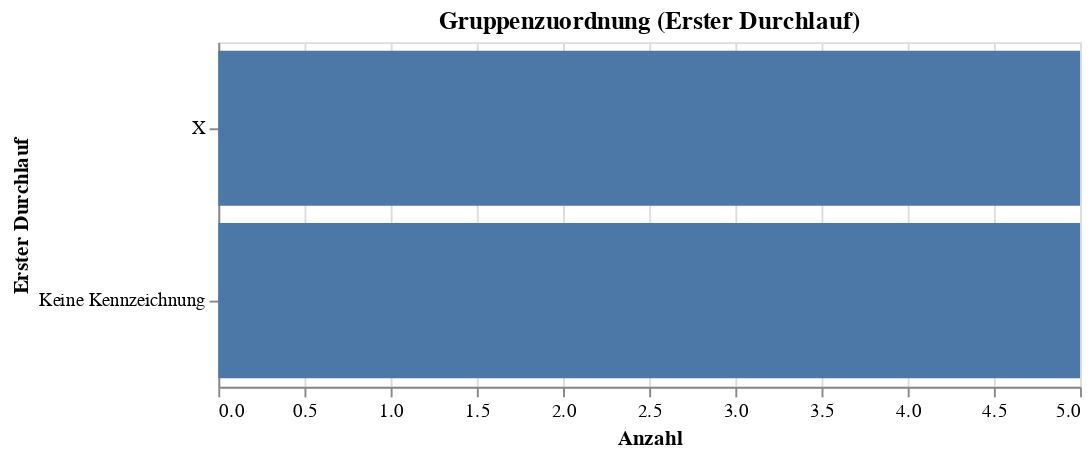

The notebook cell saved with this chart:
### Code cell
# -----------------------------
# 7) Gruppenzuordnung (Erster Durchlauf)
# -----------------------------
first_run_col = "Erster Durchlauf"
first_run = df[first_run_col].fillna("Keine Kennzeichnung").value_counts().rename_axis("first_run").reset_index(name="count")
first_run["percent"] = (first_run["count"] / len(df) * 100).round(1)

first_run_chart = alt.Chart(first_run).mark_bar().encode(
    x=alt.X("count:Q", title="Anzahl"),
    y=alt.Y("first_run:N", title="Erster Durchlauf", sort="-x"),
    tooltip=[
        alt.Tooltip("first_run:N", title="Erster Durchlauf"),
        alt.Tooltip("count:Q", title="Anzahl"),
        alt.Tooltip("percent:Q", title="Prozent")
    ]
).properties(
    title="Gruppenzuordnung (Erster Durchlauf)",
    width=450,
    height=180
)

first_run_chart

### Figure 1 — Vega-Lite specification as saved in the notebook (floating-point values rounded to 4 significant figures)
{"config": {"view": {"continuousWidth": 300, "continuousHeight": 300}}, "data": {"name": "data-d45a54bc293739fcf69446c30a196de9"}, "mark": {"type": "bar"}, "encoding": {"tooltip": [{"field": "first_run", "title": "Erster Durchlauf", "type": "nominal"}, {"field": "count", "title": "Anzahl", "type": "quantitative"}, {"field": "percent", "title": "Prozent", "type": "quantitative"}], "x": {"field": "count", "title": "Anzahl", "type": "quantitative"}, "y": {"field": "first_run", "sort": "-x", "title": "Erster Durchlauf", "type": "nominal"}}, "height": 180, "title": "Gruppenzuordnung (Erster Durchlauf)", "width": 450, "$schema": "https://vega.github.io/schema/vega-lite/v6.1.0.json", "datasets": {"data-d45a54bc293739fcf69446c30a196de9": [{"first_run": "X", "count": 5, "percent": 50.0}, {"first_run": "Keine Kennzeichnung", "count": 5, "percent": 50.0}]}}
